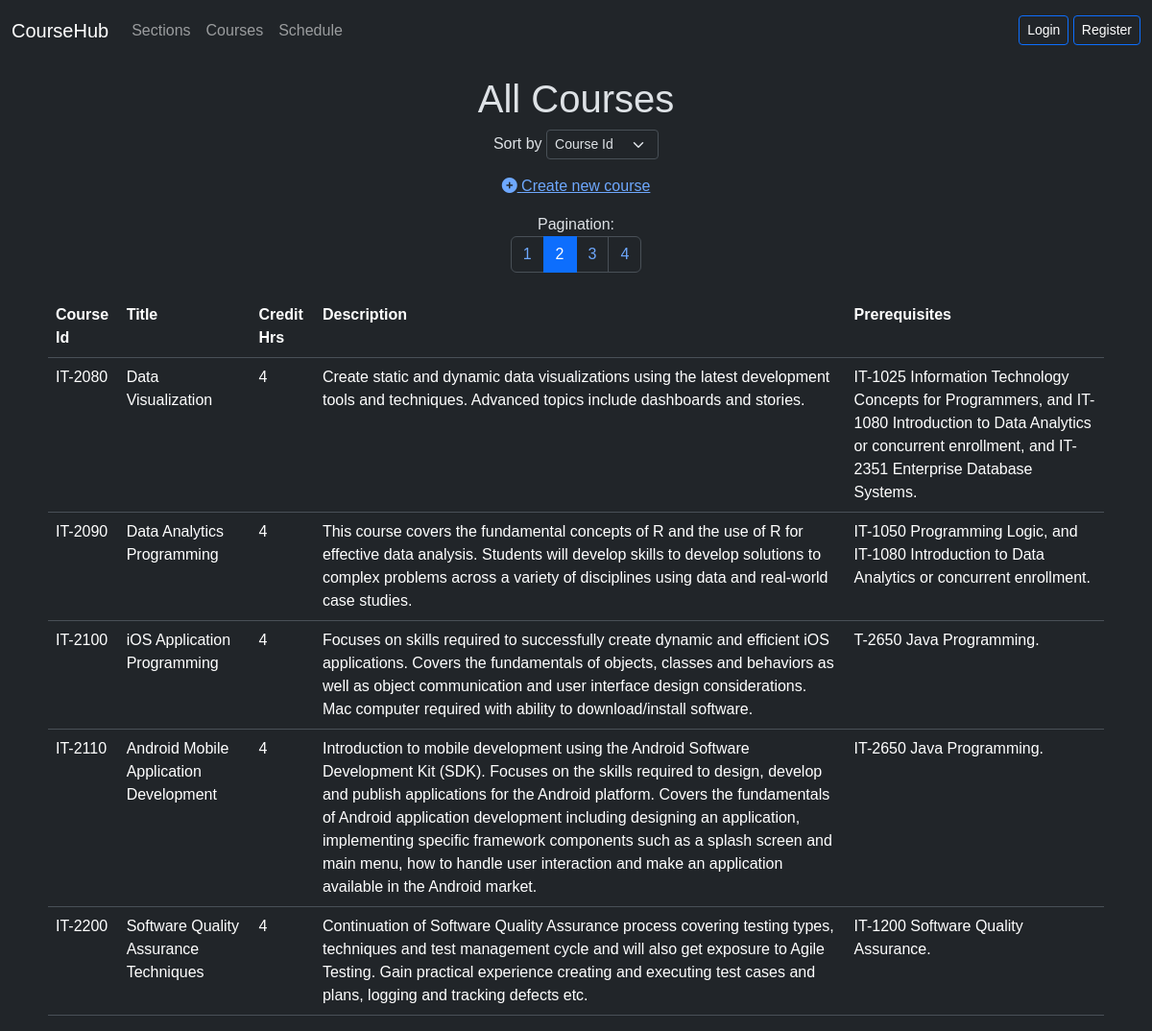
Page /courses.php?sortcourses=course_id&page=2 on the committed database.
### tables this page shows
CREATE TABLE `courses` (
  `course_id` varchar(55) NOT NULL,
  `title` varchar(55) NOT NULL,
  `credit_hrs` int(11) NOT NULL,
  `description` text NOT NULL,
  `prerequisites` varchar(255) NOT NULL
);

### courses.php (the view, shortened to what this page needs)
<?php
include './navbar.php';
include './connection.php';
$defaultOption = 'course_id';
$allowedSortOptions = ['course_id', 'title', 'description'];
$sortOption = isset($_GET['sortcourses']) && in_array($_GET['sortcourses'], $allowedSortOptions) ? $_GET['sortcourses'] : $defaultOption;
$resultsPerPage = 5;
$sql = "SELECT COUNT(*) AS total FROM courses";
$result = mysqli_query($conn, $sql);
$row = mysqli_fetch_assoc($result);
$totalPages = ceil($row["total"] / $resultsPerPage);
$page = isset($_GET['page']) ? (int)$_GET['page'] : 1;
$thisPageFirstResult = ($page - 1) * $resultsPerPage;
$sql = "SELECT * FROM courses ORDER BY $sortOption LIMIT $thisPageFirstResult, $resultsPerPage";
$result = mysqli_query($conn, $sql);
if (!$result = mysqli_query($conn, $sql)) {
  die("Error: " . mysqli_error($conn));
}
?>
<div class="text-center">
  <h1 class="mt-3">All Courses</h1>
  <p>
    Sort by
    <select name="sortcourses" onchange="location.href='courses.php?sortcourses=' + this.value" class="form-select form-select-sm d-inline-block w-auto">
      <option value="course_id" <?php echo $sortOption == 'course_id' ? 'selected' : ''; ?>>Course Id</option>
    </select>
  </p>
  <p><a href="addcourse.php"><i class="fas fa-plus-circle"></i> Create new course</a></p>
  <?php
  echo 'Pagination:<br><nav aria-label="Page navigation"><ul class="pagination justify-content-center">';
  for ($i = 1; $i <= $totalPages; $i++) {
    $activeClass = ($page == $i) ? 'active' : '';
    echo '<li class="page-item ' . $activeClass . '"><a class="page-link" href="courses.php?sortcourses=' . $sortOption . '&page=' . $i . '">' . $i . '</a></li>';
  }
  echo '</ul></nav>';
  ?>
</div>
<div class="container mt-4">
  <table class="table">
    <tr>
      <th>Course Id</th>
      <th>Title</th>
      <th>Credit Hrs</th>
      <th>Description</th>
      <th>Prerequisites</th>
    </tr>
    <?php
    if (mysqli_num_rows($result) > 0) {
      while ($row = mysqli_fetch_assoc($result)) {
    ?>
        <tr>
          <td><?php echo $row["course_id"] ?></td>
          <td><?php echo $row["title"] ?></td>
          <td><?php echo $row["credit_hrs"] ?></td>
          <td><?php echo $row["description"] ?></td>
          <td><?php echo $row["prerequisites"] ?></td>
        </tr>
    <?php
      }
    } else {
      echo "<tr><td colspan='6'>0 results</td></tr>";
    }
    ?>
  </table>
</div>
</body>
</html>

### styles.css (style rules this page uses)
* { font-family: Arial, Helvetica, sans-serif; }
table { max-width: 1100px; margin: auto; border-collapse: collapse; }

### rows in the picture
courses: course_id "IT-2080", title "Data Visualization", credit_hrs "4", description "Create static and dynamic data visualizations using the latest development tools and techniques. Advanced topics include dashboards and stories.", prerequisites "IT-1025 Information Technology Concepts for Programmers, and IT-1080 Introduction to Data Analytics or concurrent enrollment, and IT-2351 Enterprise Database Systems."
courses: course_id "IT-2090", title "Data Analytics Programming", credit_hrs "4", description "This course covers the fundamental concepts of R and the use of R for effective data analysis. Students will develop skills to develop solutions to complex problems across a variety of disciplines using data and real-world case studies.", prerequisites "IT-1050 Programming Logic, and IT-1080 Introduction to Data Analytics or concurrent enrollment."
courses: course_id "IT-2100", title "iOS Application Programming", credit_hrs "4", description "Focuses on skills required to successfully create dynamic and efficient iOS applications. Covers the fundamentals of objects, classes and behaviors as well as object communication and user interface design considerations. Mac computer required with ability to download/install software.", prerequisites "T-2650 Java Programming."
courses: course_id "IT-2110", title "Android Mobile Application Development", credit_hrs "4", description "Introduction to mobile development using the Android Software Development Kit (SDK). Focuses on the skills required to design, develop and publish applications for the Android platform. Covers the fundamentals of Android application development including designing an application, implementing specific framework components such as a splash screen and main menu, how to handle user interaction and make an application available in the Android market.", prerequisites "IT-2650 Java Programming."
courses: course_id "IT-2200", title "Software Quality Assurance Techniques", credit_hrs "4", description "Continuation of Software Quality Assurance process covering testing types, techniques and test management cycle and will also get exposure to Agile Testing. Gain practical experience creating and executing test cases and plans, logging and tracking defects etc.", prerequisites "IT-1200 Software Quality Assurance."
